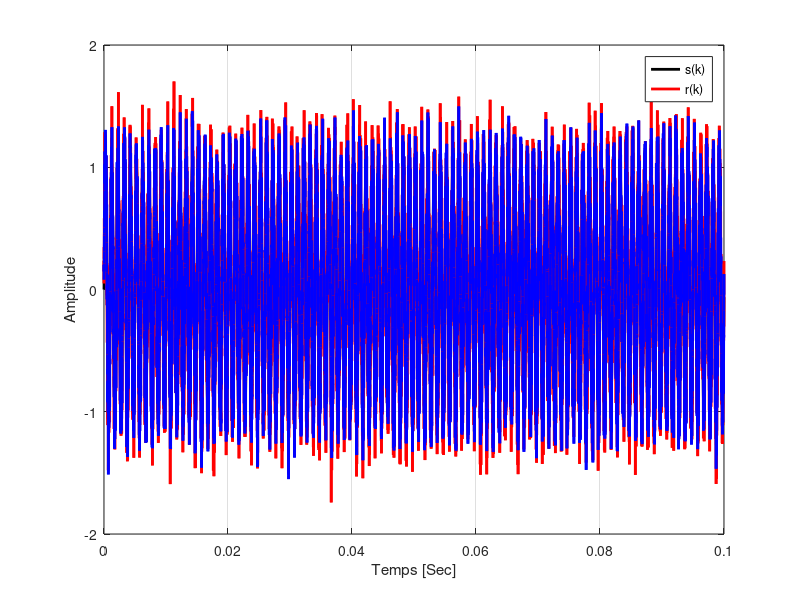

MATLAB code for this plot:
clc ; 
clear ; 
close ;

f0 = 1e3; % Frequence du signal en Hz
fe = 1e5; % Frequence d'echantillonage (en Hz) >= 2 * fmax (f0)
T = 100/f0;
t = 0:1/fe:T; % Axe de temps : la durée du signal 
SNR = 10; % en dB
snr = 10^(SNR/10); % Valeur Linéaire 
N = 2; % Nombre du coefficient du filtre de Wiener h = [h(0), .... h(N-1)]

sk = sin(2*pi*f0*t(1:end-1)); % Signal Utile | t(1:end-1) => Nombre Paire
P_sk = var(sk); % puissance du signal sk
% La commande var calcul la variance => la puissance du signal 
sigma_n = sqrt(P_sk/snr); % Ecart type du bruit 
nk = sigma_n * randn(1,length(sk)); %Bruit de variance sigma_n 
rk = sk + nk; % Observation bruitée r(k)

%===================> Estimation de R_r et r_sr : 
R_r = zeros(N,N);
R_s = zeros(N,N);
R_n = zeros(N,N);
r_sr = zeros(N,1);

for iteration = 1:length(rk)-N+1
    R_r = R_r + rk(iteration:iteration+N-1)' * rk(iteration:iteration+N-1);
    R_s = R_s + sk(iteration:iteration+N-1)' * sk(iteration:iteration+N-1);
    R_n = R_n + nk(iteration:iteration+N-1)' * nk(iteration:iteration+N-1);
    r_sr = r_sr + sk(iteration) * rk(iteration:iteration+N-1)'; 
end 
R_r_est = R_r / length(rk)-N+1; % length(rk)-N+1 = M (Ecrites dans les notes)
r_sr_est = r_sr / length(rk)-N+1;
R_s_est = R_s / length(rk)-N+1;
R_n_est = R_n / length(rk)-N+1;
h_opt = inv(R_r_est)*r_sr_est; 
d_hat = filter(h_opt,1,rk); % RIF : produit Convuktionnel entre rk et rif


%====================> Affichage : 
figure(1);     
plot(t(1:end-1),sk,'-k','LineWidth',2)
hold on 
plot(t(1:end-1),rk,'-r','LineWidth',2)
hold on 
plot(t(1:end-1),d_hat,'-b','LineWidth',2)
xlabel('Temps [Sec]'), ylabel('Amplitude')
legend('s(k)','r(k)')
axis([0 t(end) -2 2]), grid 
% Zoom pour voir plus de details | On essel avec SNR << : bruit moins
% variable 


SNR_in = SNR; % On fixe l'entrée 
SNR_out = 10*log10(var(filter(h_opt,1,sk)))/var(filter(h_opt,1,nk)); % On calcul la sortie 